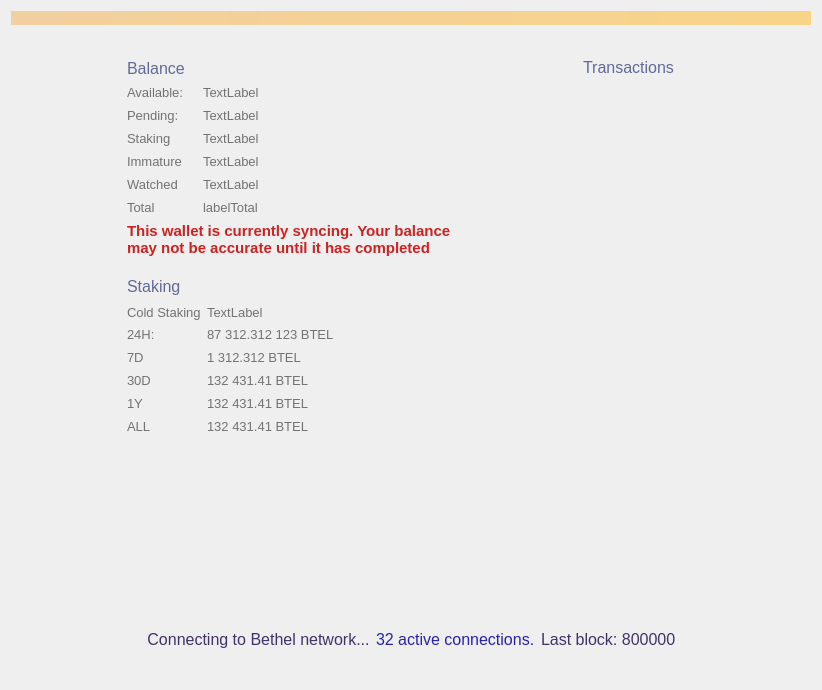
<?xml version="1.0" encoding="UTF-8"?>
<ui version="4.0">
 <class>OverviewPage</class>
 <widget class="QWidget" name="OverviewPage">
  <property name="geometry">
   <rect>
    <x>0</x>
    <y>0</y>
    <width>822</width>
    <height>690</height>
   </rect>
  </property>
  <property name="sizePolicy">
   <sizepolicy hsizetype="MinimumExpanding" vsizetype="MinimumExpanding">
    <horstretch>0</horstretch>
    <verstretch>0</verstretch>
   </sizepolicy>
  </property>
  <property name="maximumSize">
   <size>
    <width>16777215</width>
    <height>16777215</height>
   </size>
  </property>
  <property name="windowTitle">
   <string>Form</string>
  </property>
  <property name="styleSheet">
   <string notr="true"/>
  </property>
  <layout class="QVBoxLayout" name="topLayout">
   <item>
    <widget class="QLabel" name="labelAlerts">
     <property name="visible">
      <bool>false</bool>
     </property>
     <property name="styleSheet">
      <string notr="true">background-color: qlineargradient(x1: 0, y1: 0, x2: 1, y2: 0, stop:0 #F0D0A0, stop:1 #F8D488); color:#000000;</string>
     </property>
     <property name="wordWrap">
      <bool>true</bool>
     </property>
     <property name="margin">
      <number>3</number>
     </property>
    </widget>
   </item>
   <item>
    <spacer name="verticalSpacer">
     <property name="orientation">
      <enum>Qt::Vertical</enum>
     </property>
     <property name="sizeType">
      <enum>QSizePolicy::Fixed</enum>
     </property>
     <property name="sizeHint" stdset="0">
      <size>
       <width>20</width>
       <height>20</height>
      </size>
     </property>
    </spacer>
   </item>
   <item>
    <layout class="QHBoxLayout" name="horizontalLayout_2">
     <property name="sizeConstraint">
      <enum>QLayout::SetMinimumSize</enum>
     </property>
     <item>
      <spacer name="horizontalSpacer">
       <property name="orientation">
        <enum>Qt::Horizontal</enum>
       </property>
       <property name="sizeType">
        <enum>QSizePolicy::Fixed</enum>
       </property>
       <property name="sizeHint" stdset="0">
        <size>
         <width>100</width>
         <height>20</height>
        </size>
       </property>
      </spacer>
     </item>
     <item>
      <layout class="QVBoxLayout" name="verticalLayout_2">
       <property name="sizeConstraint">
        <enum>QLayout::SetNoConstraint</enum>
       </property>
       <property name="leftMargin">
        <number>16</number>
       </property>
       <property name="topMargin">
        <number>7</number>
       </property>
       <property name="rightMargin">
        <number>16</number>
       </property>
       <property name="bottomMargin">
        <number>16</number>
       </property>
       <item>
        <layout class="QHBoxLayout" name="horizontalLayout_3">
         <property name="spacing">
          <number>0</number>
         </property>
         <item>
          <widget class="QLabel" name="label_4">
           <property name="sizePolicy">
            <sizepolicy hsizetype="Minimum" vsizetype="Preferred">
             <horstretch>0</horstretch>
             <verstretch>0</verstretch>
            </sizepolicy>
           </property>
           <property name="font">
            <font>
             <pointsize>-1</pointsize>
            </font>
           </property>
           <property name="styleSheet">
            <string notr="true">color: #616998; text-transform: uppercase; font-size: 16px</string>
           </property>
           <property name="text">
            <string>Balance</string>
           </property>
          </widget>
         </item>
         <item>
          <spacer name="horizontalSpacer_11">
           <property name="orientation">
            <enum>Qt::Horizontal</enum>
           </property>
           <property name="sizeType">
            <enum>QSizePolicy::Maximum</enum>
           </property>
           <property name="sizeHint" stdset="0">
            <size>
             <width>10</width>
             <height>20</height>
            </size>
           </property>
          </spacer>
         </item>
         <item>
          <spacer name="horizontalSpacer_10">
           <property name="orientation">
            <enum>Qt::Horizontal</enum>
           </property>
           <property name="sizeHint" stdset="0">
            <size>
             <width>40</width>
             <height>20</height>
            </size>
           </property>
          </spacer>
         </item>
        </layout>
       </item>
       <item>
        <layout class="QHBoxLayout" name="horizontalLayout_4">
         <item>
          <layout class="QFormLayout" name="formLayout">
           <property name="sizeConstraint">
            <enum>QLayout::SetNoConstraint</enum>
           </property>
           <property name="labelAlignment">
            <set>Qt::AlignLeading|Qt::AlignLeft|Qt::AlignVCenter</set>
           </property>
           <property name="verticalSpacing">
            <number>-1</number>
           </property>
           <item row="0" column="0">
            <widget class="QLabel" name="label_5">
             <property name="sizePolicy">
              <sizepolicy hsizetype="Minimum" vsizetype="Preferred">
               <horstretch>0</horstretch>
               <verstretch>0</verstretch>
              </sizepolicy>
             </property>
             <property name="minimumSize">
              <size>
               <width>70</width>
               <height>17</height>
              </size>
             </property>
             <property name="maximumSize">
              <size>
               <width>70</width>
               <height>17</height>
              </size>
             </property>
             <property name="font">
              <font>
               <pointsize>10</pointsize>
               <weight>50</weight>
               <bold>false</bold>
               <stylestrategy>PreferAntialias</stylestrategy>
              </font>
             </property>
             <property name="styleSheet">
              <string notr="true">color: #727272</string>
             </property>
             <property name="text">
              <string>Available:</string>
             </property>
             <property name="alignment">
              <set>Qt::AlignLeading|Qt::AlignLeft|Qt::AlignVCenter</set>
             </property>
            </widget>
           </item>
           <item row="0" column="1">
            <widget class="QLabel" name="labelBalance">
             <property name="font">
              <font>
               <pointsize>10</pointsize>
               <weight>50</weight>
               <bold>false</bold>
               <stylestrategy>PreferAntialias</stylestrategy>
              </font>
             </property>
             <property name="styleSheet">
              <string notr="true">color: #727272</string>
             </property>
             <property name="text">
              <string>TextLabel</string>
             </property>
             <property name="alignment">
              <set>Qt::AlignLeading|Qt::AlignLeft|Qt::AlignVCenter</set>
             </property>
            </widget>
           </item>
           <item row="1" column="0">
            <widget class="QLabel" name="label_7">
             <property name="sizePolicy">
              <sizepolicy hsizetype="Minimum" vsizetype="Preferred">
               <horstretch>0</horstretch>
               <verstretch>0</verstretch>
              </sizepolicy>
             </property>
             <property name="minimumSize">
              <size>
               <width>70</width>
               <height>17</height>
              </size>
             </property>
             <property name="maximumSize">
              <size>
               <width>70</width>
               <height>17</height>
              </size>
             </property>
             <property name="font">
              <font>
               <pointsize>10</pointsize>
               <weight>50</weight>
               <bold>false</bold>
               <stylestrategy>PreferAntialias</stylestrategy>
              </font>
             </property>
             <property name="styleSheet">
              <string notr="true">color: #727272</string>
             </property>
             <property name="text">
              <string>Pending:</string>
             </property>
             <property name="alignment">
              <set>Qt::AlignLeading|Qt::AlignLeft|Qt::AlignVCenter</set>
             </property>
            </widget>
           </item>
           <item row="1" column="1">
            <widget class="QLabel" name="labelUnconfirmed">
             <property name="font">
              <font>
               <pointsize>10</pointsize>
               <weight>50</weight>
               <bold>false</bold>
               <stylestrategy>PreferAntialias</stylestrategy>
              </font>
             </property>
             <property name="styleSheet">
              <string notr="true">color: #727272</string>
             </property>
             <property name="text">
              <string>TextLabel</string>
             </property>
             <property name="alignment">
              <set>Qt::AlignLeading|Qt::AlignLeft|Qt::AlignVCenter</set>
             </property>
            </widget>
           </item>
           <item row="3" column="0">
            <widget class="QLabel" name="labelImmatureText">
             <property name="sizePolicy">
              <sizepolicy hsizetype="Minimum" vsizetype="Preferred">
               <horstretch>0</horstretch>
               <verstretch>0</verstretch>
              </sizepolicy>
             </property>
             <property name="minimumSize">
              <size>
               <width>70</width>
               <height>17</height>
              </size>
             </property>
             <property name="maximumSize">
              <size>
               <width>70</width>
               <height>17</height>
              </size>
             </property>
             <property name="font">
              <font>
               <pointsize>10</pointsize>
               <weight>50</weight>
               <bold>false</bold>
               <stylestrategy>PreferAntialias</stylestrategy>
              </font>
             </property>
             <property name="styleSheet">
              <string notr="true">color: #727272</string>
             </property>
             <property name="text">
              <string>Immature</string>
             </property>
             <property name="alignment">
              <set>Qt::AlignLeading|Qt::AlignLeft|Qt::AlignVCenter</set>
             </property>
            </widget>
           </item>
           <item row="3" column="1">
            <widget class="QLabel" name="labelImmature">
             <property name="font">
              <font>
               <pointsize>10</pointsize>
               <weight>50</weight>
               <bold>false</bold>
               <stylestrategy>PreferAntialias</stylestrategy>
              </font>
             </property>
             <property name="styleSheet">
              <string notr="true">color: #727272</string>
             </property>
             <property name="text">
              <string>TextLabel</string>
             </property>
             <property name="alignment">
              <set>Qt::AlignLeading|Qt::AlignLeft|Qt::AlignVCenter</set>
             </property>
            </widget>
           </item>
           <item row="4" column="1">
            <widget class="QLabel" name="labelWatchedBalance">
             <property name="font">
              <font>
               <pointsize>10</pointsize>
               <weight>50</weight>
               <bold>false</bold>
               <stylestrategy>PreferAntialias</stylestrategy>
              </font>
             </property>
             <property name="styleSheet">
              <string notr="true">color: #727272</string>
             </property>
             <property name="text">
              <string>TextLabel</string>
             </property>
             <property name="alignment">
              <set>Qt::AlignLeading|Qt::AlignLeft|Qt::AlignVCenter</set>
             </property>
            </widget>
           </item>
           <item row="4" column="0">
            <widget class="QLabel" name="labelWatchedBalanceText">
             <property name="sizePolicy">
              <sizepolicy hsizetype="Minimum" vsizetype="Preferred">
               <horstretch>0</horstretch>
               <verstretch>0</verstretch>
              </sizepolicy>
             </property>
             <property name="minimumSize">
              <size>
               <width>70</width>
               <height>17</height>
              </size>
             </property>
             <property name="maximumSize">
              <size>
               <width>70</width>
               <height>17</height>
              </size>
             </property>
             <property name="font">
              <font>
               <pointsize>10</pointsize>
               <weight>50</weight>
               <bold>false</bold>
               <stylestrategy>PreferAntialias</stylestrategy>
              </font>
             </property>
             <property name="styleSheet">
              <string notr="true">color: #727272</string>
             </property>
             <property name="text">
              <string>Watched</string>
             </property>
             <property name="alignment">
              <set>Qt::AlignLeading|Qt::AlignLeft|Qt::AlignVCenter</set>
             </property>
            </widget>
           </item>
           <item row="2" column="1">
            <widget class="QLabel" name="labelStaking">
             <property name="font">
              <font>
               <pointsize>10</pointsize>
               <weight>50</weight>
               <bold>false</bold>
               <stylestrategy>PreferAntialias</stylestrategy>
              </font>
             </property>
             <property name="styleSheet">
              <string notr="true">color: #727272</string>
             </property>
             <property name="text">
              <string>TextLabel</string>
             </property>
             <property name="alignment">
              <set>Qt::AlignLeading|Qt::AlignLeft|Qt::AlignVCenter</set>
             </property>
            </widget>
           </item>
           <item row="2" column="0">
            <widget class="QLabel" name="labelStakingText">
             <property name="sizePolicy">
              <sizepolicy hsizetype="Minimum" vsizetype="Preferred">
               <horstretch>0</horstretch>
               <verstretch>0</verstretch>
              </sizepolicy>
             </property>
             <property name="minimumSize">
              <size>
               <width>70</width>
               <height>17</height>
              </size>
             </property>
             <property name="maximumSize">
              <size>
               <width>70</width>
               <height>17</height>
              </size>
             </property>
             <property name="font">
              <font>
               <pointsize>10</pointsize>
               <weight>50</weight>
               <bold>false</bold>
               <stylestrategy>PreferAntialias</stylestrategy>
              </font>
             </property>
             <property name="styleSheet">
              <string notr="true">color: #727272</string>
             </property>
             <property name="text">
              <string>Staking</string>
             </property>
             <property name="alignment">
              <set>Qt::AlignLeading|Qt::AlignLeft|Qt::AlignVCenter</set>
             </property>
            </widget>
           </item>
           <item row="5" column="1">
            <widget class="QLabel" name="labelTotal">
             <property name="font">
              <font>
               <pointsize>10</pointsize>
               <weight>50</weight>
               <bold>false</bold>
               <stylestrategy>PreferAntialias</stylestrategy>
              </font>
             </property>
             <property name="styleSheet">
              <string notr="true">color: #727272</string>
             </property>
             <property name="text">
              <string>labelTotal</string>
             </property>
             <property name="alignment">
              <set>Qt::AlignLeading|Qt::AlignLeft|Qt::AlignVCenter</set>
             </property>
            </widget>
           </item>
           <item row="5" column="0">
            <widget class="QLabel" name="label_8">
             <property name="sizePolicy">
              <sizepolicy hsizetype="Minimum" vsizetype="Preferred">
               <horstretch>0</horstretch>
               <verstretch>0</verstretch>
              </sizepolicy>
             </property>
             <property name="minimumSize">
              <size>
               <width>70</width>
               <height>17</height>
              </size>
             </property>
             <property name="maximumSize">
              <size>
               <width>70</width>
               <height>17</height>
              </size>
             </property>
             <property name="font">
              <font>
               <pointsize>10</pointsize>
               <weight>50</weight>
               <bold>false</bold>
               <stylestrategy>PreferAntialias</stylestrategy>
              </font>
             </property>
             <property name="styleSheet">
              <string notr="true">color: #727272</string>
             </property>
             <property name="text">
              <string>Total</string>
             </property>
             <property name="alignment">
              <set>Qt::AlignLeading|Qt::AlignLeft|Qt::AlignVCenter</set>
             </property>
            </widget>
           </item>
          </layout>
         </item>
         <item>
          <spacer name="horizontalSpacer_4">
           <property name="orientation">
            <enum>Qt::Horizontal</enum>
           </property>
           <property name="sizeHint" stdset="0">
            <size>
             <width>40</width>
             <height>20</height>
            </size>
           </property>
          </spacer>
         </item>
        </layout>
       </item>
       <item>
        <widget class="QLabel" name="labelWalletStatus">
         <property name="font">
          <font>
           <pointsize>11</pointsize>
           <weight>75</weight>
           <bold>true</bold>
          </font>
         </property>
         <property name="styleSheet">
          <string notr="true">color:#cc2222</string>
         </property>
         <property name="text">
          <string>This wallet is currently syncing. Your balance may not be accurate until it has completed</string>
         </property>
         <property name="wordWrap">
          <bool>true</bool>
         </property>
        </widget>
       </item>
       <item>
        <spacer name="verticalSpacer_5">
         <property name="orientation">
          <enum>Qt::Vertical</enum>
         </property>
         <property name="sizeType">
          <enum>QSizePolicy::Maximum</enum>
         </property>
         <property name="sizeHint" stdset="0">
          <size>
           <width>20</width>
           <height>10</height>
          </size>
         </property>
        </spacer>
       </item>
       <item>
        <layout class="QHBoxLayout" name="horizontalLayout_7">
         <property name="spacing">
          <number>0</number>
         </property>
         <item>
          <widget class="QLabel" name="label_11">
           <property name="font">
            <font>
             <pointsize>-1</pointsize>
            </font>
           </property>
           <property name="styleSheet">
            <string notr="true">color: #616998; text-transform: uppercase; font-size: 16px</string>
           </property>
           <property name="text">
            <string>Staking</string>
           </property>
           <property name="alignment">
            <set>Qt::AlignLeading|Qt::AlignLeft|Qt::AlignVCenter</set>
           </property>
          </widget>
         </item>
         <item>
          <spacer name="horizontalSpacer_8">
           <property name="orientation">
            <enum>Qt::Horizontal</enum>
           </property>
           <property name="sizeType">
            <enum>QSizePolicy::Maximum</enum>
           </property>
           <property name="sizeHint" stdset="0">
            <size>
             <width>10</width>
             <height>20</height>
            </size>
           </property>
          </spacer>
         </item>
         <item>
          <widget class="QPushButton" name="unlockStakingButton">
           <property name="minimumSize">
            <size>
             <width>26</width>
             <height>26</height>
            </size>
           </property>
           <property name="maximumSize">
            <size>
             <width>26</width>
             <height>26</height>
            </size>
           </property>
           <property name="styleSheet">
            <string notr="true">border: 0</string>
           </property>
           <property name="text">
            <string/>
           </property>
          </widget>
         </item>
         <item>
          <spacer name="horizontalSpacer_9">
           <property name="orientation">
            <enum>Qt::Horizontal</enum>
           </property>
           <property name="sizeHint" stdset="0">
            <size>
             <width>40</width>
             <height>20</height>
            </size>
           </property>
          </spacer>
         </item>
        </layout>
       </item>
       <item>
        <layout class="QHBoxLayout" name="horizontalLayout_6">
         <item>
          <layout class="QFormLayout" name="formLayout_2">
           <property name="labelAlignment">
            <set>Qt::AlignLeading|Qt::AlignLeft|Qt::AlignVCenter</set>
           </property>
           <item row="1" column="0">
            <widget class="QLabel" name="labelColdStakingText">
             <property name="font">
              <font>
               <pointsize>10</pointsize>
              </font>
             </property>
             <property name="styleSheet">
              <string notr="true">color: #727272</string>
             </property>
             <property name="text">
              <string>Cold Staking</string>
             </property>
            </widget>
           </item>
           <item row="1" column="1">
            <widget class="QLabel" name="labelColdStaking">
             <property name="font">
              <font>
               <pointsize>10</pointsize>
              </font>
             </property>
             <property name="styleSheet">
              <string notr="true">color: #727272</string>
             </property>
             <property name="text">
              <string>TextLabel</string>
             </property>
            </widget>
           </item>
           <item row="2" column="0">
            <widget class="QLabel" name="label_10">
             <property name="sizePolicy">
              <sizepolicy hsizetype="Minimum" vsizetype="Preferred">
               <horstretch>0</horstretch>
               <verstretch>0</verstretch>
              </sizepolicy>
             </property>
             <property name="minimumSize">
              <size>
               <width>70</width>
               <height>17</height>
              </size>
             </property>
             <property name="maximumSize">
              <size>
               <width>70</width>
               <height>17</height>
              </size>
             </property>
             <property name="font">
              <font>
               <pointsize>10</pointsize>
               <weight>50</weight>
               <bold>false</bold>
               <stylestrategy>PreferAntialias</stylestrategy>
              </font>
             </property>
             <property name="styleSheet">
              <string notr="true">color: #727272</string>
             </property>
             <property name="text">
              <string>24H:</string>
             </property>
             <property name="alignment">
              <set>Qt::AlignLeading|Qt::AlignLeft|Qt::AlignVCenter</set>
             </property>
            </widget>
           </item>
           <item row="2" column="1">
            <widget class="QLabel" name="label24hStakingStats">
             <property name="font">
              <font>
               <pointsize>10</pointsize>
               <weight>50</weight>
               <bold>false</bold>
               <stylestrategy>PreferAntialias</stylestrategy>
               <kerning>false</kerning>
              </font>
             </property>
             <property name="styleSheet">
              <string notr="true">color: #727272</string>
             </property>
             <property name="text">
              <string>87 312.312 123 BTEL</string>
             </property>
             <property name="alignment">
              <set>Qt::AlignLeading|Qt::AlignLeft|Qt::AlignVCenter</set>
             </property>
            </widget>
           </item>
           <item row="3" column="0">
            <widget class="QLabel" name="label_13">
             <property name="sizePolicy">
              <sizepolicy hsizetype="Minimum" vsizetype="Preferred">
               <horstretch>0</horstretch>
               <verstretch>0</verstretch>
              </sizepolicy>
             </property>
             <property name="minimumSize">
              <size>
               <width>70</width>
               <height>17</height>
              </size>
             </property>
             <property name="maximumSize">
              <size>
               <width>70</width>
               <height>17</height>
              </size>
             </property>
             <property name="font">
              <font>
               <pointsize>10</pointsize>
               <weight>50</weight>
               <bold>false</bold>
               <stylestrategy>PreferAntialias</stylestrategy>
               <kerning>false</kerning>
              </font>
             </property>
             <property name="styleSheet">
              <string notr="true">color: #727272</string>
             </property>
             <property name="text">
              <string>7D</string>
             </property>
             <property name="alignment">
              <set>Qt::AlignLeading|Qt::AlignLeft|Qt::AlignVCenter</set>
             </property>
            </widget>
           </item>
           <item row="3" column="1">
            <widget class="QLabel" name="label7dStakingStats">
             <property name="font">
              <font>
               <pointsize>10</pointsize>
               <weight>50</weight>
               <bold>false</bold>
               <stylestrategy>PreferAntialias</stylestrategy>
               <kerning>false</kerning>
              </font>
             </property>
             <property name="styleSheet">
              <string notr="true">color: #727272</string>
             </property>
             <property name="text">
              <string>1 312.312 BTEL</string>
             </property>
             <property name="alignment">
              <set>Qt::AlignLeading|Qt::AlignLeft|Qt::AlignVCenter</set>
             </property>
            </widget>
           </item>
           <item row="4" column="0">
            <widget class="QLabel" name="label_15">
             <property name="sizePolicy">
              <sizepolicy hsizetype="Minimum" vsizetype="Preferred">
               <horstretch>0</horstretch>
               <verstretch>0</verstretch>
              </sizepolicy>
             </property>
             <property name="minimumSize">
              <size>
               <width>70</width>
               <height>17</height>
              </size>
             </property>
             <property name="maximumSize">
              <size>
               <width>70</width>
               <height>17</height>
              </size>
             </property>
             <property name="font">
              <font>
               <pointsize>10</pointsize>
               <weight>50</weight>
               <bold>false</bold>
               <stylestrategy>PreferAntialias</stylestrategy>
               <kerning>false</kerning>
              </font>
             </property>
             <property name="styleSheet">
              <string notr="true">color: #727272</string>
             </property>
             <property name="text">
              <string>30D</string>
             </property>
             <property name="alignment">
              <set>Qt::AlignLeading|Qt::AlignLeft|Qt::AlignVCenter</set>
             </property>
            </widget>
           </item>
           <item row="4" column="1">
            <widget class="QLabel" name="label30dStakingStats">
             <property name="font">
              <font>
               <pointsize>10</pointsize>
               <weight>50</weight>
               <bold>false</bold>
               <stylestrategy>PreferAntialias</stylestrategy>
               <kerning>false</kerning>
              </font>
             </property>
             <property name="styleSheet">
              <string notr="true">color: #727272</string>
             </property>
             <property name="text">
              <string>132 431.41 BTEL</string>
             </property>
             <property name="alignment">
              <set>Qt::AlignLeading|Qt::AlignLeft|Qt::AlignVCenter</set>
             </property>
            </widget>
           </item>
           <item row="5" column="0">
            <widget class="QLabel" name="label_17">
             <property name="sizePolicy">
              <sizepolicy hsizetype="Minimum" vsizetype="Preferred">
               <horstretch>0</horstretch>
               <verstretch>0</verstretch>
              </sizepolicy>
             </property>
             <property name="minimumSize">
              <size>
               <width>70</width>
               <height>17</height>
              </size>
             </property>
             <property name="maximumSize">
              <size>
               <width>70</width>
               <height>17</height>
              </size>
             </property>
             <property name="font">
              <font>
               <pointsize>10</pointsize>
               <weight>50</weight>
               <bold>false</bold>
               <stylestrategy>PreferAntialias</stylestrategy>
               <kerning>false</kerning>
              </font>
             </property>
             <property name="styleSheet">
              <string notr="true">color: #727272</string>
             </property>
             <property name="text">
              <string>1Y</string>
             </property>
             <property name="alignment">
              <set>Qt::AlignLeading|Qt::AlignLeft|Qt::AlignVCenter</set>
             </property>
            </widget>
           </item>
           <item row="5" column="1">
            <widget class="QLabel" name="label1yStakingStats">
             <property name="font">
              <font>
               <pointsize>10</pointsize>
               <weight>50</weight>
               <bold>false</bold>
               <stylestrategy>PreferAntialias</stylestrategy>
               <kerning>false</kerning>
              </font>
             </property>
             <property name="styleSheet">
              <string notr="true">color: #727272</string>
             </property>
             <property name="text">
              <string>132 431.41 BTEL</string>
             </property>
             <property name="alignment">
              <set>Qt::AlignLeading|Qt::AlignLeft|Qt::AlignVCenter</set>
             </property>
            </widget>
           </item>
           <item row="6" column="0">
            <widget class="QLabel" name="label_16">
             <property name="sizePolicy">
              <sizepolicy hsizetype="Minimum" vsizetype="Preferred">
               <horstretch>0</horstretch>
               <verstretch>0</verstretch>
              </sizepolicy>
             </property>
             <property name="minimumSize">
              <size>
               <width>70</width>
               <height>17</height>
              </size>
             </property>
             <property name="maximumSize">
              <size>
               <width>70</width>
               <height>17</height>
              </size>
             </property>
             <property name="font">
              <font>
               <pointsize>10</pointsize>
               <weight>50</weight>
               <bold>false</bold>
               <stylestrategy>PreferAntialias</stylestrategy>
               <kerning>false</kerning>
              </font>
             </property>
             <property name="styleSheet">
              <string notr="true">color: #727272</string>
             </property>
             <property name="text">
              <string>ALL</string>
             </property>
             <property name="alignment">
              <set>Qt::AlignLeading|Qt::AlignLeft|Qt::AlignVCenter</set>
             </property>
            </widget>
           </item>
           <item row="6" column="1">
            <widget class="QLabel" name="labelallStakingStats">
             <property name="font">
              <font>
               <pointsize>10</pointsize>
               <weight>50</weight>
               <bold>false</bold>
               <stylestrategy>PreferAntialias</stylestrategy>
               <kerning>false</kerning>
              </font>
             </property>
             <property name="styleSheet">
              <string notr="true">color: #727272</string>
             </property>
             <property name="text">
              <string>132 431.41 BTEL</string>
             </property>
             <property name="alignment">
              <set>Qt::AlignLeading|Qt::AlignLeft|Qt::AlignVCenter</set>
             </property>
            </widget>
           </item>
          </layout>
         </item>
         <item>
          <spacer name="horizontalSpacer_7">
           <property name="orientation">
            <enum>Qt::Horizontal</enum>
           </property>
           <property name="sizeHint" stdset="0">
            <size>
             <width>40</width>
             <height>20</height>
            </size>
           </property>
          </spacer>
         </item>
        </layout>
       </item>
       <item>
        <widget class="QLabel" name="stakingStatusLabel">
         <property name="sizePolicy">
          <sizepolicy hsizetype="Expanding" vsizetype="Preferred">
           <horstretch>0</horstretch>
           <verstretch>0</verstretch>
          </sizepolicy>
         </property>
         <property name="minimumSize">
          <size>
           <width>235</width>
           <height>0</height>
          </size>
         </property>
         <property name="maximumSize">
          <size>
           <width>235</width>
           <height>16777215</height>
          </size>
         </property>
         <property name="styleSheet">
          <string notr="true">color: #616998;  font-size: 13px; margin-top:6px</string>
         </property>
         <property name="text">
          <string/>
         </property>
         <property name="wordWrap">
          <bool>true</bool>
         </property>
        </widget>
       </item>
       <item>
        <widget class="QLabel" name="votingStatusLabel">
         <property name="sizePolicy">
          <sizepolicy hsizetype="Expanding" vsizetype="Preferred">
           <horstretch>0</horstretch>
           <verstretch>0</verstretch>
          </sizepolicy>
         </property>
         <property name="minimumSize">
          <size>
           <width>235</width>
           <height>0</height>
          </size>
         </property>
         <property name="maximumSize">
          <size>
           <width>235</width>
           <height>16777215</height>
          </size>
         </property>
         <property name="styleSheet">
          <string notr="true">color: #616998;  font-size: 13px; margin-top:6px</string>
         </property>
         <property name="text">
          <string/>
         </property>
         <property name="wordWrap">
          <bool>true</bool>
         </property>
        </widget>
       </item>
       <item>
        <spacer name="verticalSpacer_4">
         <property name="orientation">
          <enum>Qt::Vertical</enum>
         </property>
         <property name="sizeHint" stdset="0">
          <size>
           <width>20</width>
           <height>10</height>
          </size>
         </property>
        </spacer>
       </item>
      </layout>
     </item>
     <item>
      <spacer name="horizontalSpacer_2">
       <property name="orientation">
        <enum>Qt::Horizontal</enum>
       </property>
       <property name="sizeType">
        <enum>QSizePolicy::Fixed</enum>
       </property>
       <property name="sizeHint" stdset="0">
        <size>
         <width>80</width>
         <height>20</height>
        </size>
       </property>
      </spacer>
     </item>
     <item>
      <layout class="QVBoxLayout" name="verticalLayout_3">
       <property name="leftMargin">
        <number>16</number>
       </property>
       <property name="topMargin">
        <number>7</number>
       </property>
       <property name="rightMargin">
        <number>16</number>
       </property>
       <property name="bottomMargin">
        <number>16</number>
       </property>
       <item>
        <layout class="QVBoxLayout" name="verticalLayout_4">
         <item>
          <layout class="QHBoxLayout" name="horizontalLayout_5">
           <item>
            <widget class="QLabel" name="label_12">
             <property name="sizePolicy">
              <sizepolicy hsizetype="Preferred" vsizetype="Maximum">
               <horstretch>0</horstretch>
               <verstretch>0</verstretch>
              </sizepolicy>
             </property>
             <property name="maximumSize">
              <size>
               <width>16777215</width>
               <height>19</height>
              </size>
             </property>
             <property name="font">
              <font>
               <pointsize>-1</pointsize>
              </font>
             </property>
             <property name="styleSheet">
              <string notr="true">color: #616998; text-transform: uppercase; font-size: 16px;</string>
             </property>
             <property name="text">
              <string>Transactions</string>
             </property>
            </widget>
           </item>
           <item>
            <spacer name="horizontalSpacer_12">
             <property name="orientation">
              <enum>Qt::Horizontal</enum>
             </property>
             <property name="sizeHint" stdset="0">
              <size>
               <width>40</width>
               <height>20</height>
              </size>
             </property>
            </spacer>
           </item>
          </layout>
         </item>
         <item>
          <spacer name="verticalSpacer_6">
           <property name="orientation">
            <enum>Qt::Vertical</enum>
           </property>
           <property name="sizeType">
            <enum>QSizePolicy::Maximum</enum>
           </property>
           <property name="sizeHint" stdset="0">
            <size>
             <width>20</width>
             <height>4</height>
            </size>
           </property>
          </spacer>
         </item>
         <item>
          <widget class="ListView" name="listTransactions" native="true">
           <property name="styleSheet">
            <string notr="true">background: transparent;border:0</string>
           </property>
          </widget>
         </item>
        </layout>
       </item>
      </layout>
     </item>
     <item>
      <spacer name="horizontalSpacer_3">
       <property name="orientation">
        <enum>Qt::Horizontal</enum>
       </property>
       <property name="sizeType">
        <enum>QSizePolicy::Fixed</enum>
       </property>
       <property name="sizeHint" stdset="0">
        <size>
         <width>100</width>
         <height>20</height>
        </size>
       </property>
      </spacer>
     </item>
    </layout>
   </item>
   <item>
    <layout class="QHBoxLayout" name="horizontalLayout">
     <property name="sizeConstraint">
      <enum>QLayout::SetMinimumSize</enum>
     </property>
     <item>
      <spacer name="horizontalSpacer_5">
       <property name="orientation">
        <enum>Qt::Horizontal</enum>
       </property>
       <property name="sizeHint" stdset="0">
        <size>
         <width>40</width>
         <height>20</height>
        </size>
       </property>
      </spacer>
     </item>
     <item>
      <widget class="QLabel" name="statusTitle">
       <property name="sizePolicy">
        <sizepolicy hsizetype="Minimum" vsizetype="Preferred">
         <horstretch>0</horstretch>
         <verstretch>0</verstretch>
        </sizepolicy>
       </property>
       <property name="minimumSize">
        <size>
         <width>0</width>
         <height>60</height>
        </size>
       </property>
       <property name="font">
        <font>
         <pointsize>12</pointsize>
        </font>
       </property>
       <property name="styleSheet">
        <string notr="true">color: #452f6a</string>
       </property>
       <property name="text">
        <string>Connecting to Bethel network...</string>
       </property>
       <property name="alignment">
        <set>Qt::AlignCenter</set>
       </property>
      </widget>
     </item>
     <item>
      <widget class="QLabel" name="statusTitleConnections">
       <property name="sizePolicy">
        <sizepolicy hsizetype="Minimum" vsizetype="Preferred">
         <horstretch>0</horstretch>
         <verstretch>0</verstretch>
        </sizepolicy>
       </property>
       <property name="font">
        <font>
         <pointsize>12</pointsize>
        </font>
       </property>
       <property name="visible">
        <bool>false</bool>
       </property>
       <property name="styleSheet">
        <string notr="true">color: #2922a8</string>
       </property>
       <property name="text">
        <string>32 active connections.</string>
       </property>
      </widget>
     </item>
     <item>
      <widget class="QLabel" name="statusTitleBlocks">
       <property name="sizePolicy">
        <sizepolicy hsizetype="Minimum" vsizetype="Preferred">
         <horstretch>0</horstretch>
         <verstretch>0</verstretch>
        </sizepolicy>
       </property>
       <property name="font">
        <font>
         <pointsize>12</pointsize>
        </font>
       </property>
       <property name="visible">
        <bool>false</bool>
       </property>
       <property name="styleSheet">
        <string notr="true">color: #452f6a</string>
       </property>
       <property name="text">
        <string>Last block: 800000</string>
       </property>
      </widget>
     </item>
     <item>
      <spacer name="horizontalSpacer_6">
       <property name="orientation">
        <enum>Qt::Horizontal</enum>
       </property>
       <property name="sizeHint" stdset="0">
        <size>
         <width>40</width>
         <height>20</height>
        </size>
       </property>
      </spacer>
     </item>
    </layout>
   </item>
   <item>
    <spacer name="verticalSpacer_3">
     <property name="orientation">
      <enum>Qt::Vertical</enum>
     </property>
     <property name="sizeType">
      <enum>QSizePolicy::Fixed</enum>
     </property>
     <property name="sizeHint" stdset="0">
      <size>
       <width>20</width>
       <height>10</height>
      </size>
     </property>
    </spacer>
   </item>
  </layout>
 </widget>
 <customwidgets>
  <customwidget>
   <class>ListView</class>
   <extends>QWidget</extends>
   <header>listview.h</header>
  </customwidget>
 </customwidgets>
 <resources/>
 <connections/>
</ui>
